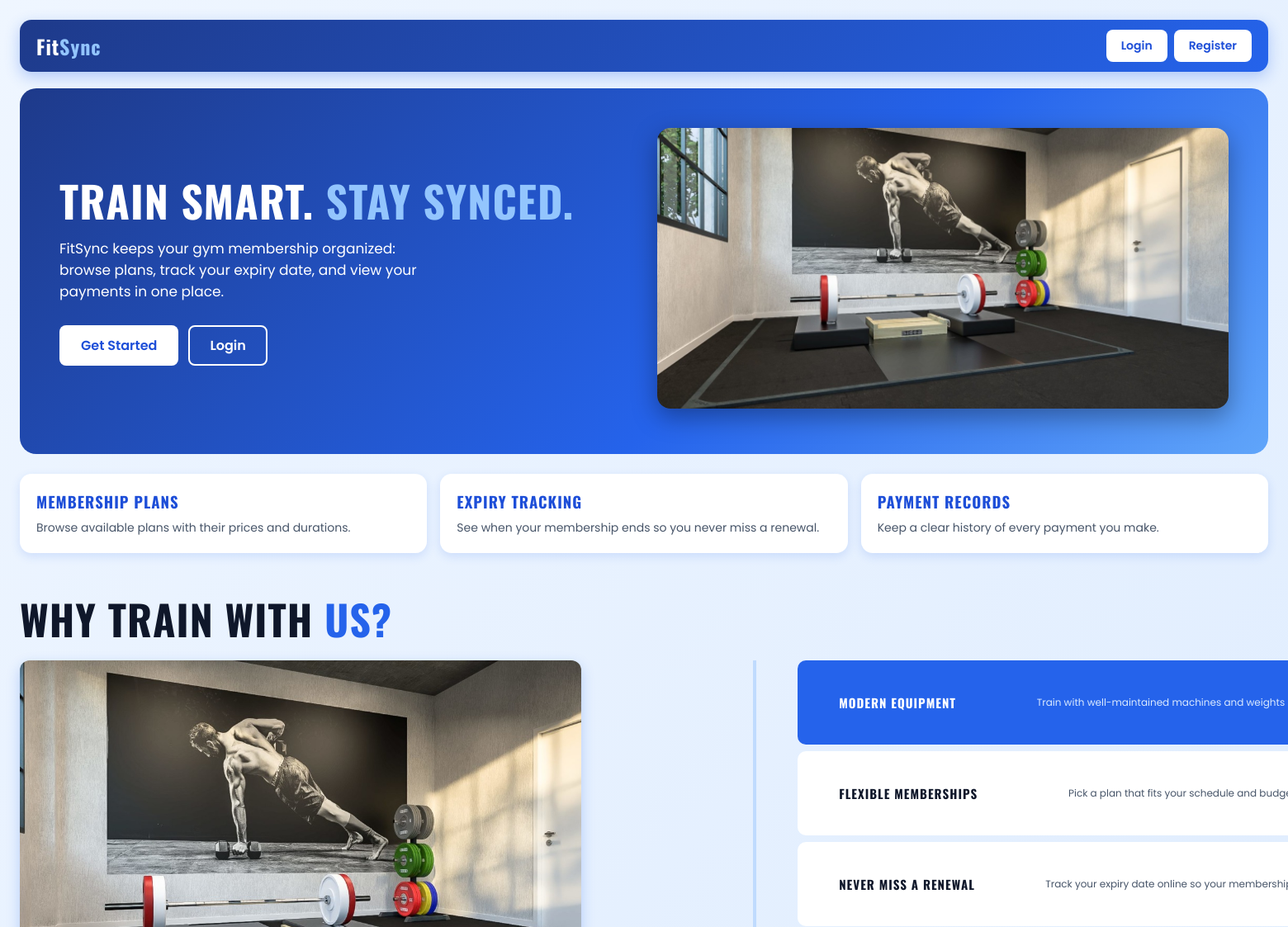
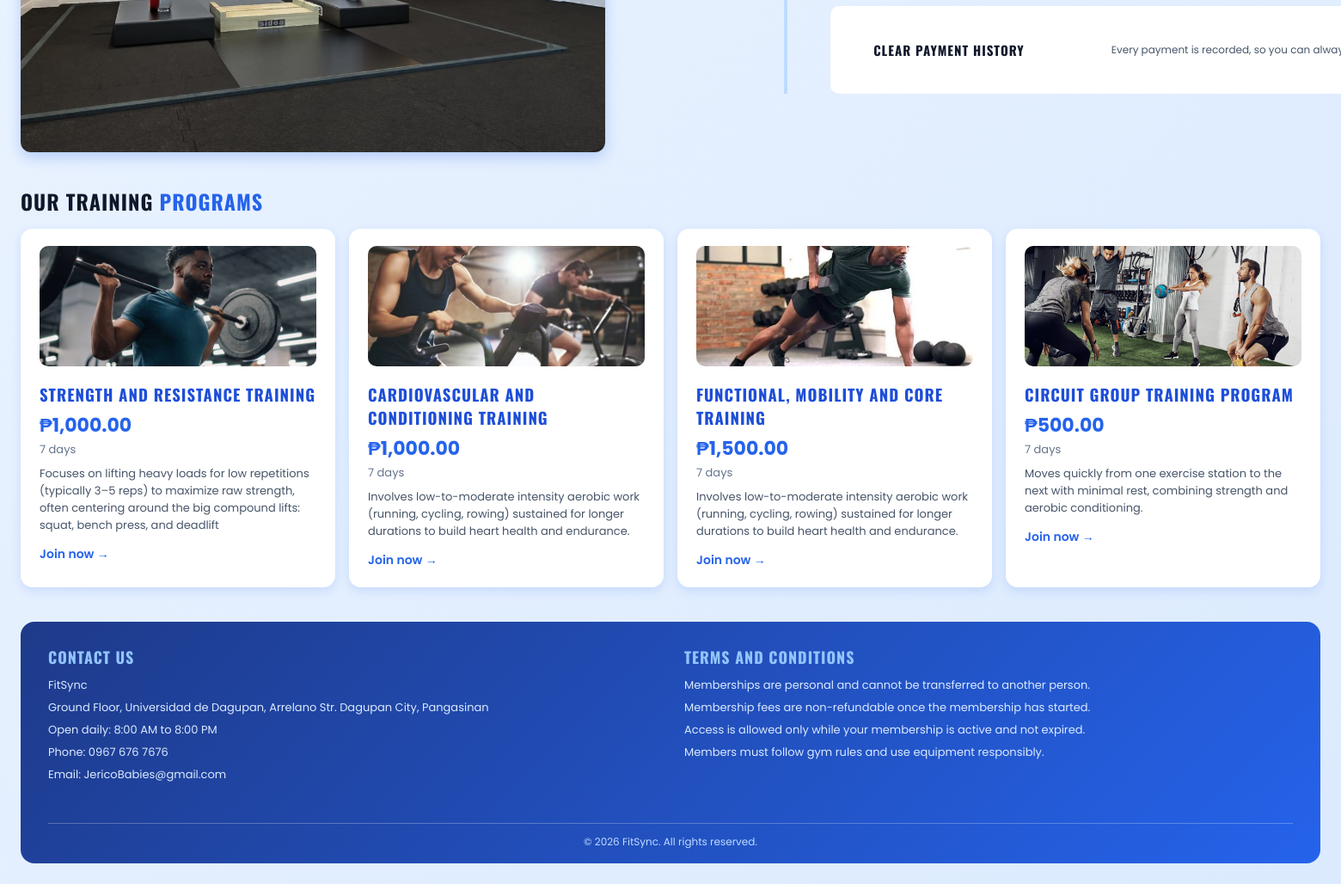
The page / on the database its author committed (2 pictures, top to bottom).
### tables this page shows
CREATE TABLE `membership_plan` (
  `plan_id` int(11) NOT NULL,
  `plan_name` varchar(100) NOT NULL,
  `plan_price` decimal(10,2) NOT NULL,
  `duration_days` int(11) NOT NULL,
  `description` varchar(500) DEFAULT NULL,
  `is_active` tinyint(1) NOT NULL,
  `image` varchar(255) DEFAULT NULL
);

### app/Models/Membership_plan.php (called while the page is built, shortened)
<?php
class Membership_plan {
    private $conn;
    public function __construct()
    {
       $database=new Database();
       $this->conn=$database->connection();
    }
    public function getAll(){
        $sql="SELECT * FROM membership_plan";
        $stmt=$this->conn->prepare($sql);
        $stmt->execute();
        $membership_plan=$stmt->fetchAll(PDO::FETCH_ASSOC);
        return $membership_plan;
    }
}
?>

### app/Database.php (called while the page is built, shortened)
<?php
class Database{
    private $host="localhost";
    private $username="root";
    private $password="";
    private $dbname="fitsync";
    public function connection():PDO{
        return new PDO("mysql:host=$this->host;dbname=$this->dbname", $this->username, $this->password,[
            PDO::ATTR_ERRMODE=>PDO::ERRMODE_EXCEPTION
        ]);
    }
}
?>

### index.php (the view, shortened to what this page needs)
<?php
$planModel = new Membership_plan();
$plans = $planModel->getAll();
?>
<!DOCTYPE html>
<html lang="en">
<head>
    <link rel="stylesheet" href="assets/style.css">
</head>
<body>
    <nav class="navbar">
        <div class="logo">Fit<span>Sync</span></div>
        <div class="nav-links">
            <a href="login.php" class="nav-cta">Login</a>
            <a href="register.php" class="nav-cta">Register</a>
        </div>
    </nav>
    <section class="hero">
        <div class="hero-text">
            <h1>Train Smart. <span>Stay Synced.</span></h1>
            <p>
                FitSync keeps your gym membership organized: browse plans,
                track your expiry date, and view your payments in one place.
            </p>
            <div class="hero-buttons">
                <a href="register.php" class="btn-light">Get Started</a>
                <a href="login.php" class="btn-outline">Login</a>
            </div>
        </div>
        <div class="hero-image">
            <img src="images/gym.png" alt="Gym">
        </div>
    </section>
    <section class="features">
        <div class="feature">
            <h3>Membership Plans</h3>
            <p>Browse available plans with their prices and durations.</p>
        </div>
        <div class="feature">
            <h3>Expiry Tracking</h3>
            <p>See when your membership ends so you never miss a renewal.</p>
        </div>
        <div class="feature">
            <h3>Payment Records</h3>
            <p>Keep a clear history of every payment you make.</p>
        </div>
    </section>
    <section class="why">
        <h2>Why Train With <span>Us?</span></h2>
        <div class="why-grid">
            <div class="why-image">
                <img src="images/gym.png" alt="Our gym">
            </div>
            <div class="why-list">
                <div class="why-item active">
                    <h3>Modern Equipment</h3>
                    <p>Train with well-maintained machines and weights built for every fitness level.</p>
                </div>
                <div class="why-item">
                    <h3>Flexible Memberships</h3>
                    <p>Pick a plan that fits your schedule and budget, from short to long term.</p>
                </div>
                <div class="why-item">
                    <h3>Never Miss a Renewal</h3>
                    <p>Track your expiry date online so your membership never lapses by surprise.</p>
                </div>
                <div class="why-item">
                    <h3>Clear Payment History</h3>
                    <p>Every payment is recorded, so you can always check what you've paid.</p>
                </div>
            </div>
        </div>
    </section>
    <section class="programs">
        <h2>Our Training <span>Programs</span></h2>
        <?php if (empty($plans)): ?>
            <p>No programs available yet. Please check back soon.</p>
        <?php else: ?>
            <div class="program-grid">
                <?php foreach ($plans as $plan): ?>
                    <?php $img = ($plan["image"] ?? "") ?: "plan.png"; ?>
                    <div class="program-card" data-plan="<?= htmlspecialchars($plan["plan_name"]) ?>">
                        <img src="images/<?= htmlspecialchars($img) ?>" alt="" class="program-img">
                        <h3><?= htmlspecialchars($plan["plan_name"]) ?></h3>
                        <p class="program-price">₱<?= number_format($plan["plan_price"], 2) ?></p>
                        <p class="program-days"><?= (int) $plan["duration_days"] ?> days</p>
                        <p class="program-desc"><?= htmlspecialchars($plan["description"] ?? "") ?></p>
                        <span class="program-link">Join now →</span>
                    </div>
                <?php endforeach; ?>
            </div>
        <?php endif; ?>
    </section>
<footer class="footer">
    <div class="footer-col">
        <h3>Contact Us</h3>
        <p>FitSync</p>
        <p>Ground Floor, Universidad de Dagupan, Arrelano Str. Dagupan City, Pangasinan</p>
        <p>Open daily: 8:00 AM to 8:00 PM</p>
        <p>Phone: 0967 676 7676</p>
        <p>Email: JericoBabies@gmail.com</p>
    </div>
    <div class="footer-col">
        <h3>Terms and Conditions</h3>
        <p>Memberships are personal and cannot be transferred to another person.</p>
        <p>Membership fees are non-refundable once the membership has started.</p>
        <p>Access is allowed only while your membership is active and not expired.</p>
        <p>Members must follow gym rules and use equipment responsibly.</p>
    </div>
    <p class="footer-copy">&copy; 2026 FitSync. All rights reserved.</p>
</footer>
</body>
</html>

### assets/style.css (style rules this page uses)
body { font-family: 'Poppins', sans-serif; margin: 0; padding: 24px; min-height: 100vh; color: #0f172a; background: linear-gradient(135deg, #eff6ff 0%, #dbeafe 100%); }
h1, h2, h3 { font-family: 'Oswald', sans-serif; text-transform: uppercase; letter-spacing: 1px; }
.navbar { display: flex; align-items: center; justify-content: space-between; gap: 16px; padding: 12px 20px; margin-bottom: 20px; background: linear-gradient(135deg, #1e3a8a, #2563eb); border-radius: 14px; box-shadow: 0 6px 18px rgba(37, 99, 235, 0.3); position: sticky; top: 12px; z-index: 10; }
.logo { font-family: 'Oswald', sans-serif; font-size: 24px; font-weight: 700; color: #fff; letter-spacing: 1px; }
.logo span { color: #93c5fd; }
.nav-links { display: flex; gap: 8px; flex-wrap: wrap; }
.nav-cta { background: #fff; color: #1d4ed8; padding: 9px 18px; border-radius: 8px; font-weight: 600; font-size: 14px; text-decoration: none; }
.footer { margin-top: 40px; padding: 28px 32px 16px; background: linear-gradient(135deg, #1e3a8a, #2563eb); color: #fff; border-radius: 16px; display: flex; flex-wrap: wrap; gap: 32px; justify-content: space-between; cursor: default; }
.footer-col { flex: 1; min-width: 260px; }
.footer-col h3 { margin: 0 0 10px; font-size: 18px; color: #93c5fd; }
.footer-col p { margin: 0 0 6px; font-size: 13px; color: #dbeafe; }
.footer-copy { width: 100%; margin: 8px 0 0; padding-top: 12px; border-top: 1px solid rgba(255, 255, 255, 0.25); text-align: center; font-size: 12px; color: #bfdbfe; }

### rows shown on the page
membership_plan: image (picture), plan_name "STRENGTH AND RESISTANCE TRAINING", plan_price "1,000.00", duration_days "7", description "Focuses on lifting heavy loads for low repetitions (typically 3–5 reps) to maximize raw strength, often centering around the big compound lifts: squat, bench press, and deadlift"
membership_plan: image (picture), plan_name "CARDIOVASCULAR AND CONDITIONING TRAINING", plan_price "1,000.00", duration_days "7", description "Involves low-to-moderate intensity aerobic work (running, cycling, rowing) sustained for longer durations to build heart health and endurance."
membership_plan: image (picture), plan_name "FUNCTIONAL, MOBILITY AND CORE TRAINING", plan_price "1,500.00", duration_days "7", description "Involves low-to-moderate intensity aerobic work (running, cycling, rowing) sustained for longer durations to build heart health and endurance."
membership_plan: image (picture), plan_name "CIRCUIT GROUP TRAINING PROGRAM", plan_price "500.00", duration_days "7", description "Moves quickly from one exercise station to the next with minimal rest, combining strength and aerobic conditioning."
